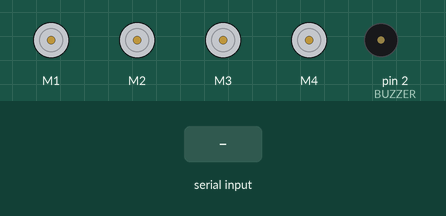
Recording of a sketch running on a simulated Arduino Uno, built with avr-gcc and run on an emulated ATmega328P. On the bench: 4 × DC motor (green arrow = forward, orange = backward, longer = faster), buzzer (waves = sounding, pin HIGH). Inputs (shaded band) come from the test bench.

Above: at 1.2 s.
1.3 s: "F" received over the second serial link
At 2.0 s:
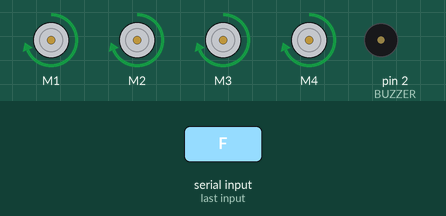
2.8 s: "B" received over the second serial link
At 3.2 s:
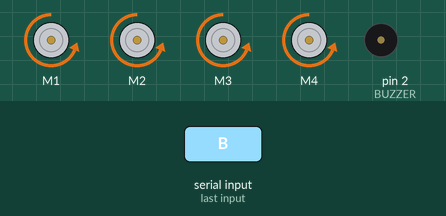
4.3 s: "L" received over the second serial link
At 5.5 s:
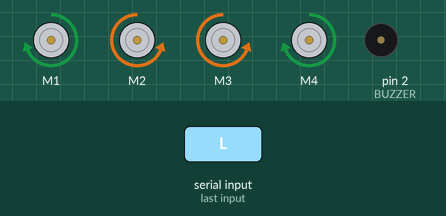
5.8 s: "R" received over the second serial link
At 6.6 s:
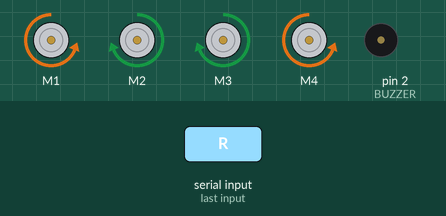
7.3 s: "G" received over the second serial link
At 7.8 s:
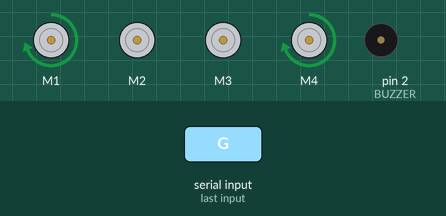
8.8 s: "I" received over the second serial link
At 10.1 s:
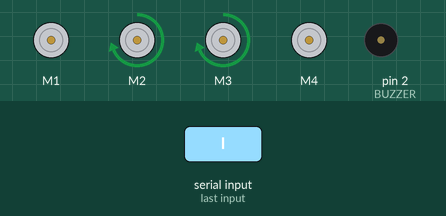
Timing chart, 0 to 11.3 s (numbered marks = the images above; inputs shaded):
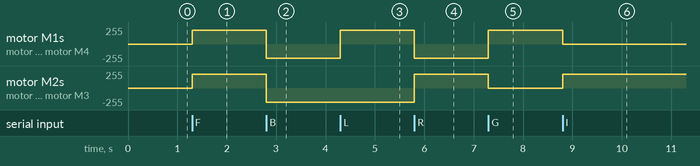

The sketch:

RCCarCode4WheelDrive.ino
```cpp
#include <AFMotor.h>
#include <SoftwareSerial.h>

SoftwareSerial bluetoothSerial(9, 10);

// Buzzer Pin
#define BUZZER 2

// Motor Mapping
// M1 = Right Front
// M2 = Left Front
// M3 = Left Rear
// M4 = Right Rear

AF_DCMotor motor1(1, MOTOR12_1KHZ);
AF_DCMotor motor2(2, MOTOR12_1KHZ);
AF_DCMotor motor3(3, MOTOR34_1KHZ);
AF_DCMotor motor4(4, MOTOR34_1KHZ);

char command;
int speed = 210;

void setup()
{
  bluetoothSerial.begin(9600);

  pinMode(BUZZER, OUTPUT);
  digitalWrite(BUZZER, LOW);

  Stop();
}

void loop()
{
  if (bluetoothSerial.available())
  {
    command = bluetoothSerial.read();

    switch(command)
    {
      case 'F': forward(); break;
      case 'B': backward(); break;
      case 'L': left(); break;
      case 'R': right(); break;
      case 'G': forwardLeft(); break;
      case 'I': forwardRight(); break;
      case 'H': backwardLeft(); break;
      case 'J': backwardRight(); break;
      case 'S': Stop(); break;

      // Buzzer
      case 'V':
        digitalWrite(BUZZER, HIGH);
        break;

      case 'v':
        digitalWrite(BUZZER, LOW);
        break;

      // Speed
      case '0': speed = 0; break;
      case '1': speed = 25; break;
      case '2': speed = 50; break;
      case '3': speed = 75; break;
      case '4': speed = 100; break;
      case '5': speed = 125; break;
      case '6': speed = 150; break;
      case '7': speed = 180; break;
      case '8': speed = 210; break;
      case '9': speed = 230; break;
      case 'q': speed = 255; break;
    }
  }
}

void setSpeedAll(int s)
{
  motor1.setSpeed(s);
  motor2.setSpeed(s);
  motor3.setSpeed(s);
  motor4.setSpeed(s);
}

//================ FORWARD =================

void forward()
{
  setSpeedAll(speed);

  motor1.run(FORWARD);
  motor2.run(FORWARD);
  motor3.run(FORWARD);
  motor4.run(FORWARD);
}

//================ BACKWARD =================

void backward()
{
  setSpeedAll(speed);

  motor1.run(BACKWARD);
  motor2.run(BACKWARD);
  motor3.run(BACKWARD);
  motor4.run(BACKWARD);
}

//================ LEFT =================

void left()
{
  setSpeedAll(speed);

  motor2.run(BACKWARD);
  motor3.run(BACKWARD);

  motor1.run(FORWARD);
  motor4.run(FORWARD);
}

//================ RIGHT =================

void right()
{
  setSpeedAll(speed);

  motor2.run(FORWARD);
  motor3.run(FORWARD);

  motor1.run(BACKWARD);
  motor4.run(BACKWARD);
}

//================ FORWARD LEFT =================

void forwardLeft()
{
  motor2.run(RELEASE);
  motor3.run(RELEASE);

  motor1.setSpeed(speed);
  motor4.setSpeed(speed);

  motor1.run(FORWARD);
  motor4.run(FORWARD);
}

//================ FORWARD RIGHT =================

void forwardRight()
{
  motor1.run(RELEASE);
  motor4.run(RELEASE);

  motor2.setSpeed(speed);
  motor3.setSpeed(speed);

  motor2.run(FORWARD);
  motor3.run(FORWARD);
}

//================ BACKWARD LEFT =================

void backwardLeft()
{
  motor2.run(RELEASE);
  motor3.run(RELEASE);

  motor1.setSpeed(speed);
  motor4.setSpeed(speed);

  motor1.run(BACKWARD);
  motor4.run(BACKWARD);
}

//================ BACKWARD RIGHT =================

void backwardRight()
{
  motor1.run(RELEASE);
  motor4.run(RELEASE);

  motor2.setSpeed(speed);
  motor3.setSpeed(speed);

  motor2.run(BACKWARD);
  motor3.run(BACKWARD);
}

//================ STOP =================

void Stop()
{
  motor1.run(RELEASE);
  motor2.run(RELEASE);
  motor3.run(RELEASE);
  motor4.run(RELEASE);

  digitalWrite(BUZZER, LOW);
}
```

Measured:
- after the input at 1.3 s, motor M1–4: stopped → forward 210/255 at once
- after the input at 2.8 s, motor M1–4: forward 210/255 → backward 210/255 at once
- after the input at 4.3 s, motor M1, motor M4: backward 210/255 → forward 210/255 at once
- after the input at 5.8 s, motor M1, motor M4: forward 210/255 → backward 210/255 at once; motor M2, motor M3: backward 210/255 → forward 210/255 at once
- after the input at 7.3 s, motor M1, motor M4: backward 210/255 → forward 210/255 at once; motor M2, motor M3: forward 210/255 → stopped at once
- after the input at 8.8 s, motor M1, motor M4: forward 210/255 → stopped at once; motor M2, motor M3: stopped → forward 210/255 at once
